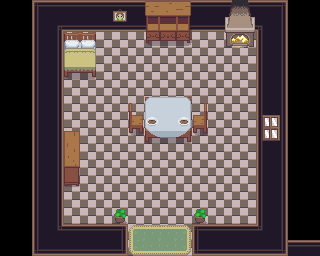

Below is a game level as drawn by its tile map, then a one-line description and the .tmx file that defines it, in full:
An orthogonal 20x16 tile map with 16x16 px tiles, 5 tile layers (Ground, Mat, Object, Wall, ...).

<map version="1.5" tiledversion="1.5.0" orientation="orthogonal" renderorder="right-down" width="20" height="16" tilewidth="16" tileheight="16" infinite="0" nextlayerid="6" nextobjectid="1">
 <tileset firstgid="1" source="HouseTile.tsx" />
 <layer id="1" name="Ground" width="20" height="16">
  <data encoding="csv">
0,0,1,1,1,1,1,1,1,1,1,1,1,1,1,1,1,1,0,0,
0,0,1,1,1,1,1,1,1,1,1,1,1,1,1,1,1,1,0,0,
0,0,1,1,1,1,1,1,1,1,1,1,1,1,1,1,1,1,0,0,
0,0,1,1,1,1,1,1,1,1,1,1,1,1,1,1,1,1,0,0,
0,0,1,1,1,1,1,1,1,1,1,1,1,1,1,1,1,1,0,0,
0,0,1,1,1,1,1,1,1,1,1,1,1,1,1,1,1,1,0,0,
0,0,1,1,1,1,1,1,1,1,1,1,1,1,1,1,1,1,0,0,
0,0,1,1,1,1,1,1,1,1,1,1,1,1,1,1,1,1,0,0,
0,0,1,1,1,1,1,1,1,1,1,1,1,1,1,1,1,1,0,0,
0,0,1,1,1,1,1,1,1,1,1,1,1,1,1,1,1,1,0,0,
0,0,1,1,1,1,1,1,1,1,1,1,1,1,1,1,1,1,0,0,
0,0,1,1,1,1,1,1,1,1,1,1,1,1,1,1,1,1,0,0,
0,0,1,1,1,1,1,1,1,1,1,1,1,1,1,1,1,1,0,0,
0,0,1,1,1,1,1,1,1,1,1,1,1,1,1,1,1,1,0,0,
0,0,1,1,1,1,1,1,1,1,1,1,1,1,1,1,1,1,0,0,
0,0,1,1,1,1,1,1,1,1,1,1,1,1,1,1,1,1,3,3
</data>
 </layer>
 <layer id="3" name="Mat" width="20" height="16">
  <data encoding="csv">
0,0,0,0,0,0,0,0,0,0,0,0,0,0,0,0,0,0,0,0,
0,0,0,0,0,0,0,0,0,0,0,0,0,0,0,0,0,0,0,0,
0,0,0,0,0,0,0,0,0,0,0,0,0,0,0,0,0,0,0,0,
0,0,0,0,0,0,0,0,0,0,0,0,0,0,0,0,0,0,0,0,
0,0,0,0,0,0,0,0,0,0,0,0,0,0,0,0,0,0,0,0,
0,0,0,0,0,0,0,0,0,0,0,0,0,0,0,0,0,0,0,0,
0,0,0,0,0,0,0,0,177,0,0,0,179,0,0,0,0,0,0,0,
0,0,0,0,0,0,0,0,217,0,0,0,219,0,0,0,0,0,0,0,
0,0,0,0,0,0,0,0,257,0,0,0,259,0,0,0,0,0,0,0,
0,0,0,0,0,0,0,0,0,0,0,0,0,0,0,0,0,0,0,0,
0,0,0,0,0,0,0,0,0,0,0,0,0,0,0,0,0,0,0,0,
0,0,0,0,0,0,0,0,0,0,0,0,0,0,0,0,0,0,0,0,
0,0,0,0,0,0,0,0,0,0,0,0,0,0,0,0,0,0,0,0,
0,0,0,0,0,0,0,0,0,0,0,0,0,0,0,0,0,0,0,0,
0,0,0,0,0,0,0,0,281,282,282,283,0,0,0,0,0,0,0,0,
0,0,0,0,0,0,0,0,361,362,362,363,0,0,0,0,0,0,0,0
</data>
 </layer>
 <layer id="4" name="Object" width="20" height="16">
  <data encoding="csv">
0,0,0,0,0,0,0,0,0,0,0,0,0,0,0,0,0,0,0,0,
0,0,0,0,0,0,0,0,0,0,0,0,0,0,0,0,0,0,0,0,
0,0,0,0,58,59,0,0,0,0,0,0,0,0,0,0,0,0,0,0,
0,0,0,0,98,99,0,0,0,0,0,0,0,0,0,0,0,0,0,0,
0,0,0,0,138,139,0,0,0,0,0,0,0,0,0,0,0,0,0,0,
0,0,0,0,0,0,0,0,0,0,0,0,0,0,0,0,0,0,0,0,
0,0,0,0,0,0,0,0,0,54,55,56,0,0,0,0,0,0,0,0,
0,0,0,0,0,0,0,0,0,94,95,96,0,0,0,0,0,0,0,0,
0,0,0,0,0,0,0,0,0,134,135,136,0,0,0,0,0,0,0,0,
0,0,0,0,0,0,0,0,0,0,0,0,0,0,0,0,0,0,0,0,
0,0,0,0,0,0,0,0,0,0,0,0,0,0,0,0,0,0,0,0,
0,0,0,0,0,0,0,0,0,0,0,0,0,0,0,0,0,0,0,0,
0,0,0,0,0,0,0,0,0,0,0,0,0,0,0,0,0,0,0,0,
0,0,0,0,0,0,0,0,0,0,0,0,0,0,0,0,0,0,0,0,
0,0,0,0,0,0,0,0,0,0,0,0,0,0,0,0,0,0,0,0,
0,0,0,0,0,0,0,0,0,0,0,0,0,0,0,0,0,0,0,0
</data>
 </layer>
 <layer id="2" name="Wall" width="20" height="16">
  <data encoding="csv">
0,0,2,3,3,3,3,3,3,3,3,3,3,3,3,3,3,4,0,0,
0,0,42,5,83,83,83,83,83,83,83,83,83,83,83,83,6,44,0,0,
0,0,42,44,0,0,0,0,0,0,0,0,0,0,0,0,42,44,0,0,
0,0,42,44,0,0,0,0,0,0,0,0,0,0,0,0,42,44,0,0,
0,0,42,44,0,0,0,0,0,0,0,0,0,0,0,0,42,44,0,0,
0,0,42,44,0,0,0,0,0,0,0,0,0,0,0,0,42,44,0,0,
0,0,42,44,0,0,0,0,0,0,0,0,0,0,0,0,42,44,0,0,
0,0,42,44,0,0,0,0,0,0,0,0,0,0,0,0,42,44,0,0,
0,0,42,44,0,0,0,0,0,0,0,0,0,0,0,0,42,44,0,0,
0,0,42,44,0,0,0,0,0,0,0,0,0,0,0,0,42,44,0,0,
0,0,42,44,0,0,0,0,0,0,0,0,0,0,0,0,42,44,0,0,
0,0,42,44,0,0,0,0,0,0,0,0,0,0,0,0,42,44,0,0,
0,0,42,44,0,0,0,0,0,0,0,0,0,0,0,0,42,44,0,0,
0,0,42,44,0,0,0,0,0,0,0,0,0,0,0,0,42,44,0,0,
0,0,42,45,3,3,3,4,0,0,0,0,2,3,3,3,46,44,0,0,
0,0,82,83,83,83,83,84,0,0,0,0,82,83,83,83,83,84,0,0
</data>
 </layer>
 <layer id="5" name="ObjectCollideWithWall" width="20" height="16">
  <data encoding="csv">
0,0,0,0,0,0,0,403,0,291,292,293,0,0,413,414,0,0,0,0,
0,0,0,0,0,0,0,443,0,331,332,333,0,0,453,454,0,0,0,0,
0,0,0,0,0,0,0,0,0,371,372,373,0,0,491,492,0,0,0,0,
0,0,0,0,0,0,0,0,0,0,0,0,0,0,0,0,0,0,0,0,
0,0,0,0,0,0,0,0,0,0,0,0,0,0,0,0,0,0,0,0,
0,0,0,0,0,0,0,0,0,0,0,0,0,0,0,0,0,0,0,0,
0,0,0,0,0,0,0,0,0,0,0,0,0,0,0,0,0,0,0,0,
0,0,0,0,0,0,0,0,0,255,0,255,0,0,0,0,2684354770,2684354730,0,0,
0,0,0,0,487,0,0,0,0,0,0,0,0,0,0,0,2684354771,2684354731,0,0,
0,0,0,0,527,0,0,0,0,0,0,0,0,0,0,0,0,0,0,0,
0,0,0,0,567,0,0,0,0,0,0,0,0,0,0,0,0,0,0,0,
0,0,0,0,607,0,0,0,0,0,0,0,0,0,0,0,0,0,0,0,
0,0,0,0,0,0,0,0,0,0,0,0,0,0,0,0,0,0,0,0,
0,0,0,0,0,0,0,452,0,0,0,0,452,0,0,0,0,0,0,0,
0,0,0,0,0,0,0,0,0,0,0,0,0,0,0,0,0,0,0,0,
0,0,0,0,0,0,0,0,0,0,0,0,0,0,0,0,0,0,0,0
</data>
 </layer>
</map>
